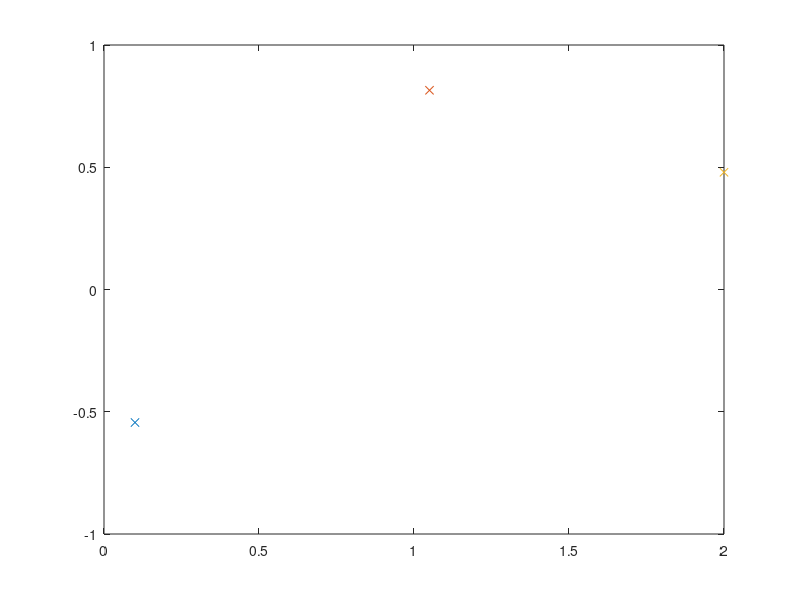

The MATLAB script that drew this image: (Note: this script raises an error after producing the figure.)
function IntAdaptiveTest
% function <a href="matlab:IntAdaptiveTest">IntAdaptiveTest</a>
% Test <a href="matlab:help IntAdaptive">IntAdaptive</a> on a representative scalar function.
% See <a href="matlab:RCweb">Numerical Renaissance: simulation, optimization, & control</a>, Section 9.4.
% Part of <a href="matlab:help RCC">Numerical Renaissance Codebase 1.0</a>, <a href="matlab:help RCchap09">Chapter 9</a>; please read the <a href="matlab:help RCcopyleft">copyleft</a>.
% See also IntRombergTest, IntAdaptiveTest.

disp('Testing the adaptive integration method.')
figure(1); clf; hold off; L=.1; R=2; b=(L+R)/2;
fa=Compute_f_Test(L); fb=Compute_f_Test(b); fc=Compute_f_Test(R);
[int,evals]=IntAdaptive(@Compute_f_Test,L,R,1e-4,3,fa,fb,fc)
disp('Note that we used 1/4 of the function evaluations as used in the Romberg case.')
disp(' ')
end % function IntAdaptiveTest
%%%%%%%%%%%%%%%%%%%%%%%%%%%%%%%%%%%%%%%%%%%%%%%%%%%%%%%%%%%%%%%%%%%%%%%%%%%%%%%%%%%%%%%%%%%
function f=Compute_f_Test(x)
f=sin(1./x); plot(x,f,'x'); hold on
end % function Compute_f_Test
